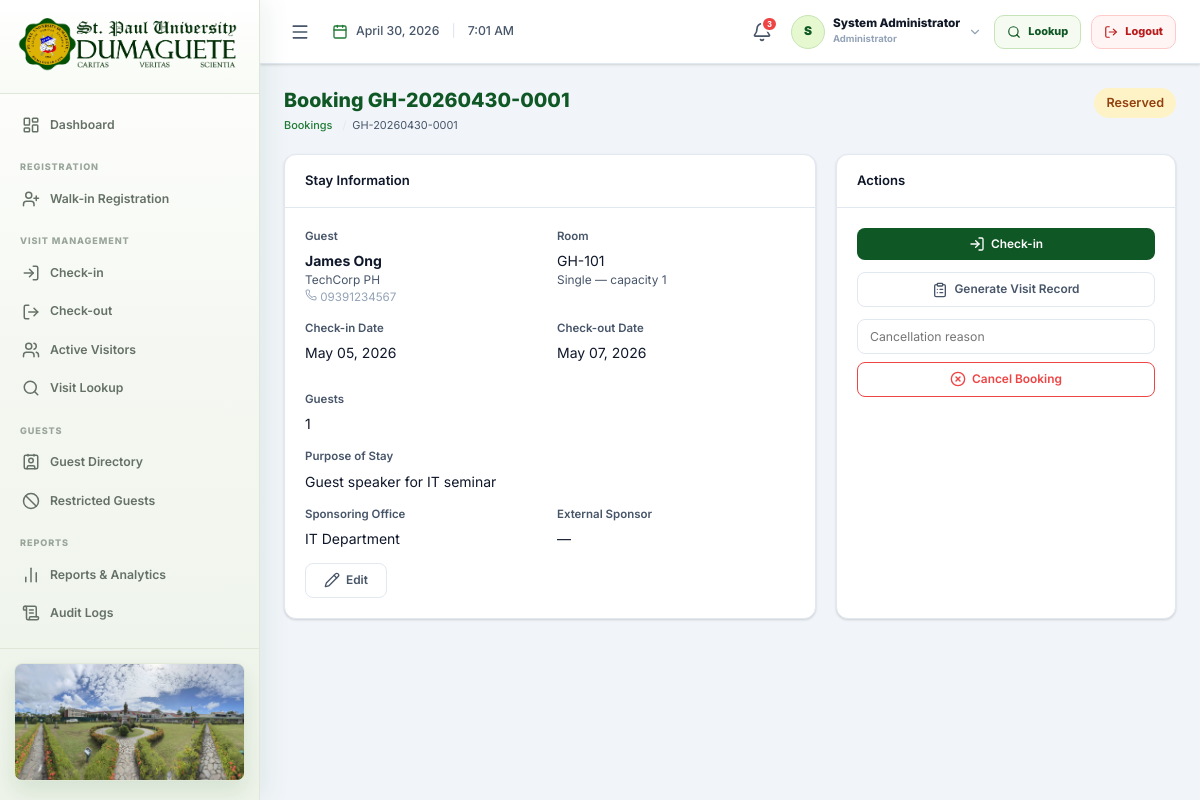
The app's page /public/guest_house/booking_view.php?id=1 (signed in) with its own data.
### tables this page shows
CREATE TABLE IF NOT EXISTS `guest_house_bookings` (
  `booking_id` INT(11) NOT NULL AUTO_INCREMENT,
  `booking_reference` VARCHAR(30) NOT NULL UNIQUE,
  `guest_id` INT(11) NOT NULL,
  `room_id` INT(11) DEFAULT NULL,
  `check_in_date` DATE NOT NULL,
  `check_out_date` DATE NOT NULL,
  `actual_check_in` DATETIME DEFAULT NULL,
  `actual_check_out` DATETIME DEFAULT NULL,
  `purpose_of_stay` TEXT NOT NULL,
  `sponsoring_office_id` INT(11) DEFAULT NULL,
  `external_sponsor` VARCHAR(200) DEFAULT NULL,
  `number_of_guests` TINYINT(3) UNSIGNED NOT NULL DEFAULT 1,
  `status` ENUM('reserved','checked_in','occupied','checked_out','cancelled','no_show') NOT NULL DEFAULT 'reserved',
  `linked_visit_id` INT(11) DEFAULT NULL,
  `created_by_user_id` INT(11) DEFAULT NULL,
  `notes` TEXT DEFAULT NULL,
  `created_at` DATETIME NOT NULL DEFAULT CURRENT_TIMESTAMP,
  `updated_at` DATETIME NOT NULL DEFAULT CURRENT_TIMESTAMP ON UPDATE CURRENT_TIMESTAMP,
  PRIMARY KEY (`booking_id`),
  FOREIGN KEY (`guest_id`)             REFERENCES `guests`(`guest_id`)         ON DELETE RESTRICT ON UPDATE CASCADE,
  FOREIGN KEY (`room_id`)              REFERENCES `guest_house_rooms`(`room_id`) ON DELETE RESTRICT ON UPDATE CASCADE,
  FOREIGN KEY (`sponsoring_office_id`) REFERENCES `offices`(`office_id`)       ON DELETE SET NULL ON UPDATE CASCADE,
  FOREIGN KEY (`linked_visit_id`)      REFERENCES `guest_visits`(`visit_id`)   ON DELETE SET NULL ON UPDATE CASCADE,
  FOREIGN KEY (`created_by_user_id`)   REFERENCES `users`(`user_id`)           ON DELETE SET NULL ON UPDATE CASCADE,
  INDEX `idx_gh_bk_room_dates` (`room_id`, `check_in_date`, `check_out_date`),
  INDEX `idx_gh_bk_status`     (`status`),
  INDEX `idx_gh_bk_guest`      (`guest_id`),
  INDEX `idx_gh_bk_ref`        (`booking_reference`)
);

CREATE TABLE IF NOT EXISTS `guests` (
  `guest_id` INT(11) NOT NULL AUTO_INCREMENT,
  `full_name` VARCHAR(150) NOT NULL,
  `contact_number` VARCHAR(20) DEFAULT NULL,
  `email` VARCHAR(150) DEFAULT NULL,
  `organization` VARCHAR(150) DEFAULT NULL,             
  `address` TEXT DEFAULT NULL,
  `id_type` VARCHAR(80) DEFAULT NULL,                   
  `id_number_masked` VARCHAR(50) DEFAULT NULL,          
  `photo_filename` VARCHAR(255) DEFAULT NULL,           
  `is_restricted` TINYINT(1) NOT NULL DEFAULT 0,        
  `restriction_reason` TEXT DEFAULT NULL,
  `created_at` DATETIME NOT NULL DEFAULT CURRENT_TIMESTAMP,
  `updated_at` DATETIME NOT NULL DEFAULT CURRENT_TIMESTAMP ON UPDATE CURRENT_TIMESTAMP,
  PRIMARY KEY (`guest_id`),
  INDEX `idx_guest_name` (`full_name`),
  INDEX `idx_guest_contact` (`contact_number`)
);

CREATE TABLE IF NOT EXISTS `guest_house_rooms` (
  `room_id` INT(11) NOT NULL AUTO_INCREMENT,
  `room_number` VARCHAR(20) NOT NULL UNIQUE,
  `type_id` INT(11) NOT NULL,
  `capacity` TINYINT(3) UNSIGNED NOT NULL DEFAULT 1,
  `floor` VARCHAR(20) DEFAULT NULL,
  `location_note` VARCHAR(200) DEFAULT NULL,
  `status` ENUM('available','occupied','maintenance','inactive') NOT NULL DEFAULT 'available',
  `notes` TEXT DEFAULT NULL,
  `created_at` DATETIME NOT NULL DEFAULT CURRENT_TIMESTAMP,
  `updated_at` DATETIME NOT NULL DEFAULT CURRENT_TIMESTAMP ON UPDATE CURRENT_TIMESTAMP,
  PRIMARY KEY (`room_id`),
  FOREIGN KEY (`type_id`) REFERENCES `gh_room_types`(`type_id`) ON DELETE RESTRICT ON UPDATE CASCADE,
  INDEX `idx_gh_room_status` (`status`)
);

CREATE TABLE IF NOT EXISTS `gh_room_types` (
  `type_id` INT(11) NOT NULL AUTO_INCREMENT,
  `type_name` VARCHAR(80) NOT NULL UNIQUE,
  `default_capacity` TINYINT(3) UNSIGNED NOT NULL DEFAULT 1,
  `description` TEXT DEFAULT NULL,
  `status` ENUM('active','inactive') NOT NULL DEFAULT 'active',
  `created_at` DATETIME NOT NULL DEFAULT CURRENT_TIMESTAMP,
  `updated_at` DATETIME NOT NULL DEFAULT CURRENT_TIMESTAMP ON UPDATE CURRENT_TIMESTAMP,
  PRIMARY KEY (`type_id`)
);

CREATE TABLE IF NOT EXISTS `offices` (
  `office_id` INT(11) NOT NULL AUTO_INCREMENT,
  `office_name` VARCHAR(150) NOT NULL,
  `office_code` VARCHAR(30) NOT NULL UNIQUE,
  `office_location` VARCHAR(200) DEFAULT NULL,          
  `requires_arrival_confirmation` TINYINT(1) NOT NULL DEFAULT 0,  
  `status` ENUM('active','inactive') NOT NULL DEFAULT 'active',
  `created_at` DATETIME NOT NULL DEFAULT CURRENT_TIMESTAMP,
  `updated_at` DATETIME NOT NULL DEFAULT CURRENT_TIMESTAMP ON UPDATE CURRENT_TIMESTAMP,
  PRIMARY KEY (`office_id`)
);

### includes/auth.php (called while the page is built, shortened)
<?php
require_once __DIR__ . '/helpers.php';
function requireValidId(mixed $id, string $redirect): int {
    $id = (int) $id;
    return $id;
}

### modules/gh_bookings_module.php (called while the page is built, shortened)
<?php
function ghGetBooking(PDO $pdo, int $id): array|false {
    $stmt = $pdo->prepare("
        SELECT b.*,
               g.full_name AS guest_name, g.organization, g.contact_number,
               g.email AS guest_email, g.id_type, g.is_restricted,
               r.room_number, r.capacity AS room_capacity, r.floor,
               t.type_name,
               o.office_name AS sponsor_office_name,
               u.full_name AS created_by_name,
               gv.visit_reference AS linked_visit_reference
        FROM guest_house_bookings b
        JOIN guests g                 ON b.guest_id = g.guest_id
        LEFT JOIN guest_house_rooms r ON b.room_id  = r.room_id
        LEFT JOIN gh_room_types t     ON r.type_id  = t.type_id
        LEFT JOIN offices o           ON b.sponsoring_office_id = o.office_id
        LEFT JOIN users u             ON b.created_by_user_id = u.user_id
        LEFT JOIN guest_visits gv     ON b.linked_visit_id = gv.visit_id
        WHERE b.booking_id = :id
    ");
    $stmt->execute([':id' => $id]);
    return $stmt->fetch();
}

### includes/helpers.php (called while the page is built, shortened)
<?php
function e(string $str): string {
    return htmlspecialchars($str, ENT_QUOTES, 'UTF-8');
}
function formatDate(?string $date, string $format = 'M d, Y'): string {
    return date($format, strtotime($date));
}
function statusLabel(string $status): string {
    return match ($status) {
        'pending'        => 'Pending',
        'checked_in'     => 'Checked In',
        'checked_out'    => 'Checked Out',
        'cancelled'      => 'Cancelled',
        'overstayed'     => 'Overstayed',
        'arrived'        => 'Arrived',
        'in_service'     => 'In Service',
        'completed'      => 'Completed',
        'pre_registered' => 'Pre-Registered',
        'walk_in'        => 'Walk-in',
        'admin'          => 'Administrator',
        'guard'          => 'Guard / Reception',
        'office_staff'   => 'Office Staff',
        'guest_house_staff' => 'Guest House Staff',
        'reserved'       => 'Reserved',
        'occupied'       => 'Occupied',
        'no_show'        => 'No-show',
        'available'      => 'Available',
        'maintenance'    => 'Maintenance',
        'inactive'       => 'Inactive',
        default          => ucfirst(str_replace('_', ' ', $status)),
    };
}

### public/guest_house/booking_view.php (the view, shortened to what this page needs)
<?php
require_once __DIR__ . '/../../includes/auth.php';
require_once __DIR__ . '/../../includes/helpers.php';
require_once __DIR__ . '/../../modules/gh_bookings_module.php';
$db = getDB();
$bid = requireValidId($_GET['id'] ?? 0, APP_URL . '/public/guest_house/bookings.php');
$b = ghGetBooking($db, $bid);
include __DIR__ . '/../../includes/header.php';
$statusBadge = match($b['status']) {
    'reserved'               => 'badge-warning',
    'checked_in','occupied'  => 'badge-success',
    'checked_out'            => 'badge-secondary',
    'cancelled'              => 'badge-danger',
    default                  => 'badge-secondary',
};
?>
<div class="page-top">
  <div>
    <div class="page-title">Booking <?= e($b['booking_reference']) ?></div>
    <ul class="breadcrumb">
      <li><a href="<?= APP_URL ?>/public/guest_house/bookings.php">Bookings</a></li>
      <li><?= e($b['booking_reference']) ?></li>
    </ul>
  </div>
  <div class="page-actions">
    <span class="badge <?= $statusBadge ?>" style="font-size:.9rem;padding:6px 12px;"><?= statusLabel($b['status']) ?></span>
  </div>
</div>
<div style="display:grid;grid-template-columns:1fr 340px;gap:20px;">
  <div class="card">
    <div class="card-header">Stay Information</div>
    <div class="card-body">
      <div class="form-row">
        <div class="form-group">
          <label class="form-label">Guest</label>
          <div><strong><?= e($b['guest_name']) ?></strong></div>
          <?php if (!empty($b['organization'])): ?>
          <div style="color:var(--text-s);font-size:.85rem;"><?= e($b['organization']) ?></div>
          <?php endif; ?>
          <?php if (!empty($b['contact_number'])): ?>
          <div style="color:var(--text-m);font-size:.83rem;"><i data-lucide="phone" style="width:12px;height:12px;"></i> <?= e($b['contact_number']) ?></div>
          <?php endif; ?>
        </div>
        <div class="form-group">
          <label class="form-label">Room</label>
          <div><?= e($b['room_number'] ?? 'Unassigned') ?></div>
          <?php if (!empty($b['type_name'])): ?>
          <div style="color:var(--text-s);font-size:.85rem;"><?= e($b['type_name']) ?> — capacity <?= (int)$b['room_capacity'] ?></div>
          <?php endif; ?>
        </div>
      </div>
      <div class="form-row">
        <div class="form-group">
          <label class="form-label">Check-in Date</label>
          <div><?= formatDate($b['check_in_date']) ?></div>
        </div>
        <div class="form-group">
          <label class="form-label">Check-out Date</label>
          <div><?= formatDate($b['check_out_date']) ?></div>
        </div>
        <div class="form-group">
          <label class="form-label">Guests</label>
          <div><?= (int)$b['number_of_guests'] ?></div>
        </div>
      </div>
      <div class="form-group">
        <label class="form-label">Purpose of Stay</label>
        <div><?= nl2br(e($b['purpose_of_stay'])) ?></div>
      </div>
      <div class="form-row">
        <div class="form-group">
          <label class="form-label">Sponsoring Office</label>
          <div><?= e($b['sponsor_office_name'] ?? '—') ?></div>
        </div>
        <div class="form-group">
          <label class="form-label">External Sponsor</label>
          <div><?= e($b['external_sponsor'] ?? '—') ?></div>
        </div>
      </div>
      <div style="display:flex;gap:10px;flex-wrap:wrap;">
        <?php if (!in_array($b['status'], ['checked_out','cancelled'], true)): ?>
        <a href="booking_edit.php?id=<?= (int)$b['booking_id'] ?>" class="btn btn-outline"><i data-lucide="pencil"></i> Edit</a>
        <?php endif; ?>
      </div>
    </div>
  </div>
  <div class="card">
    <div class="card-header">Actions</div>
    <div class="card-body">
      <?php if ($b['status'] === 'reserved'): ?>
      <form method="POST" style="margin-bottom:12px;">
        <button type="submit" name="do_checkin" class="btn btn-primary w-100" style="justify-content:center;"
                data-confirm="Check this guest in?">
          <i data-lucide="log-in"></i> Check-in
        </button>
      </form>
      <?php endif; ?>
      <?php if (empty($b['linked_visit_id']) && in_array($b['status'], ['reserved','checked_in','occupied'], true)): ?>
      <form method="POST" style="margin-bottom:12px;">
        <button type="submit" name="do_generate_visit" class="btn btn-outline w-100" style="justify-content:center;"
                data-confirm="Generate a regular visit record from this booking?">
          <i data-lucide="clipboard-list"></i> Generate Visit Record
        </button>
      </form>
      <?php endif; ?>
      <?php if (!in_array($b['status'], ['checked_out','cancelled'], true)): ?>
      <form method="POST">
        <input type="text" name="cancel_reason" class="form-control" placeholder="Cancellation reason" style="margin-bottom:8px;">
        <button type="submit" name="do_cancel" class="btn btn-outline w-100" style="justify-content:center;color:var(--danger);border-color:var(--danger);"
                data-confirm="Cancel this booking?">
          <i data-lucide="x-circle"></i> Cancel Booking
        </button>
      </form>
      <?php endif; ?>
    </div>
  </div>
</div>
<?php include __DIR__ . '/../../includes/footer.php'; ?>

### records on screen
guest_house_bookings: booking_reference "GH-20260430-0001", status "Reserved", guest.full_name "James Ong", guest.organization "TechCorp PH", guest.contact_number "09391234567", room.room_number "GH-101", gh_room_types.type_name "Single", room.capacity "1", check_in_date "May 05, 2026", check_out_date "May 07, 2026", number_of_guests "1", purpose_of_stay "Guest speaker for IT seminar", sponsoring_office.office_name "IT Department", external_sponsor "—"

### other values on screen
substr(currentUserName(), 0, 1) "S"
currentUserName() "System Administrator"
statusLabel(currentUserRole()) "Administrator"
$quickActionLabel "Lookup"
